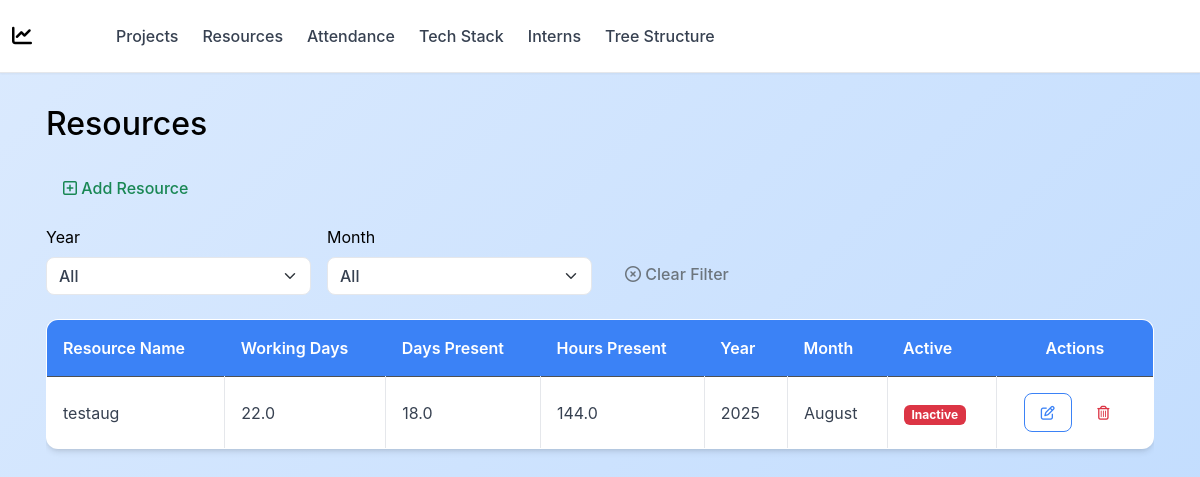
The app's page /resources/, older data.
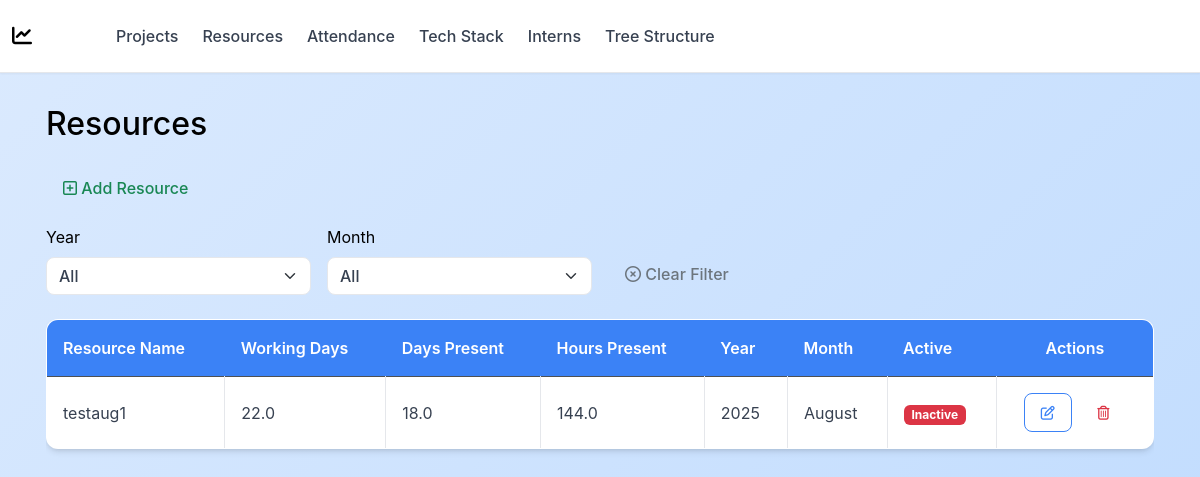
The same page, newer data.
### resources/models.py (models this page shows, shortened)
class ResourceMonthlyData(models.Model):
    resource = models.ForeignKey(Resource, on_delete=models.CASCADE, related_name='monthly_data')
    year = models.PositiveIntegerField()
    month = models.PositiveSmallIntegerField(
        choices=[(i, calendar.month_name[i]) for i in range(1, 13)]
    )
    working_days = models.FloatField(
        null=True,
        blank=True,
        help_text="Leave blank to auto-calculate (Mon-Fri + 1st Saturday)"
    )
    present_day = models.FloatField(default=0)
    present_hours = models.FloatField(default=0)
    created_at = models.DateTimeField(auto_now_add=True)
    class Meta:
        db_table = 'resource_monthly_data'
        ordering = ['-year', '-month', 'resource']
        unique_together = ('resource', 'year', 'month')

class Resource(models.Model):
    resource_name = models.CharField(
        max_length=100,
        unique=True,
        help_text="Full name of the resource"
    )
    join_date = models.DateField(help_text="Date the resource joined")
    leave_date = models.DateField(
        null=True,
        blank=True,
        help_text="Date the resource left (optional)"
    )
    is_active = models.BooleanField(default=True, help_text="Mark inactive if resource left")
    class Meta:
        db_table = 'resources'
        ordering = ['resource_name']
        verbose_name = 'Resource'
        verbose_name_plural = 'Resources'

### resources/views.py (the view)
# urls.py: path("", views.resource_list, name="resource_list"),  #list all resources at /resources/
def resource_list(request):
    year = request.GET.get("year")
    month = request.GET.get("month")
    monthly_qs = ResourceMonthlyData.objects.select_related('resource')
    if year:
        monthly_qs = monthly_qs.filter(year=year)
    if month:
        monthly_qs = monthly_qs.filter(month=month)
    years = ResourceMonthlyData.objects.values_list('year', flat=True).distinct().order_by('-year')
    months = [(i, month_name[i]) for i in range(1, 13)]
    context = {
        "monthly_data": monthly_qs,
        "years": years,
        "months": months,
        "selected_year": year,
        "selected_month": month,
    }
    return render(request, "resources/resource_list.html", context)

### resources/templates/resources/resource_list.html (shortened to what this page needs)
{% extends "base.html" %}
{% load static %}
{% block content %}
<div class="container">
    <h2 class="mb-4">Resources</h2>
    <a href="{% url 'resources:resource_create' %}" class="btn btn-outline-success mb-3">
        <i class="far fa-plus-square"></i> Add Resource
    </a>
    <form method="get" id="filterForm" class="row g-3 align-items-end mb-4">
        <div class="col-md-3">
            <label for="year" class="form-label">Year</label>
            <select class="form-select" id="year" name="year">
                <option value="">All</option>
            </select>
        </div>
        <div class="col-md-3">
            <label for="month" class="form-label">Month</label>
            <select class="form-select" id="month" name="month">
                <option value="">All</option>
            </select>
        </div>
        <div class="col-md-2 d-flex">
            <a href="{% url 'resources:resource_list' %}" class="btn btn-outline-secondary mt-auto">
                <i class="far fa-times-circle"></i> Clear Filter
            </a>
        </div>
    </form>
    {% if monthly_data %}
    <div class="table-responsive">
        <table class="table table-bordered table-hover align-middle">
            <thead class="table-dark">
                <tr>
                    <th>Resource Name</th>
                    <th>Working Days</th>
                    <th>Days Present</th>
                    <th>Hours Present</th>
                    <th>Year</th>
                    <th>Month</th>
                    <th>Active</th>
                    <th class="text-center">Actions</th>
                </tr>
            </thead>
            <tbody>
                {% for rmd in monthly_data %}
                <tr>
                    <td>{{ rmd.resource.resource_name }}</td>
                    <td>{{ rmd.working_days }}</td>
                    <td>{{ rmd.present_day }}</td>
                    <td>{{ rmd.present_hours }}</td>
                    <td>{{ rmd.year }}</td>
                    <td>{{ rmd.get_month_display }}</td>
                    <td>
                        {% if rmd.resource.is_active %}
                            <span class="badge bg-success">Active</span>
                        {% else %}
                            <span class="badge bg-danger">Inactive</span>
                        {% endif %}
                    </td>
                    <td class="text-center">
                        <a href="{% url 'resources:resource_update' rmd.resource.pk %}" class="btn btn-sm btn-outline-primary me-1" title="Edit Resource">
                            <i class="far fa-edit"></i>
                        </a>
                        <a href="{% url 'resources:resource_delete' rmd.resource.pk %}" class="btn btn-sm btn-outline-danger" title="Deactivate Resource">
                            <i class="far fa-trash-alt"></i>
                        </a>
                    </td>
                </tr>
                {% endfor %}
            </tbody>
        </table>
    </div>
    {% else %}
    <div class="alert alert-info"><i class="far fa-folder-open"></i> No resource data found.</div>
    {% endif %}
</div>
{% endblock %}

Row changes from the older to the newer data that the page shows:
changed through a linked row, ResourceMonthlyData "August": resource.resource_name "testaug" → "testaug1"
